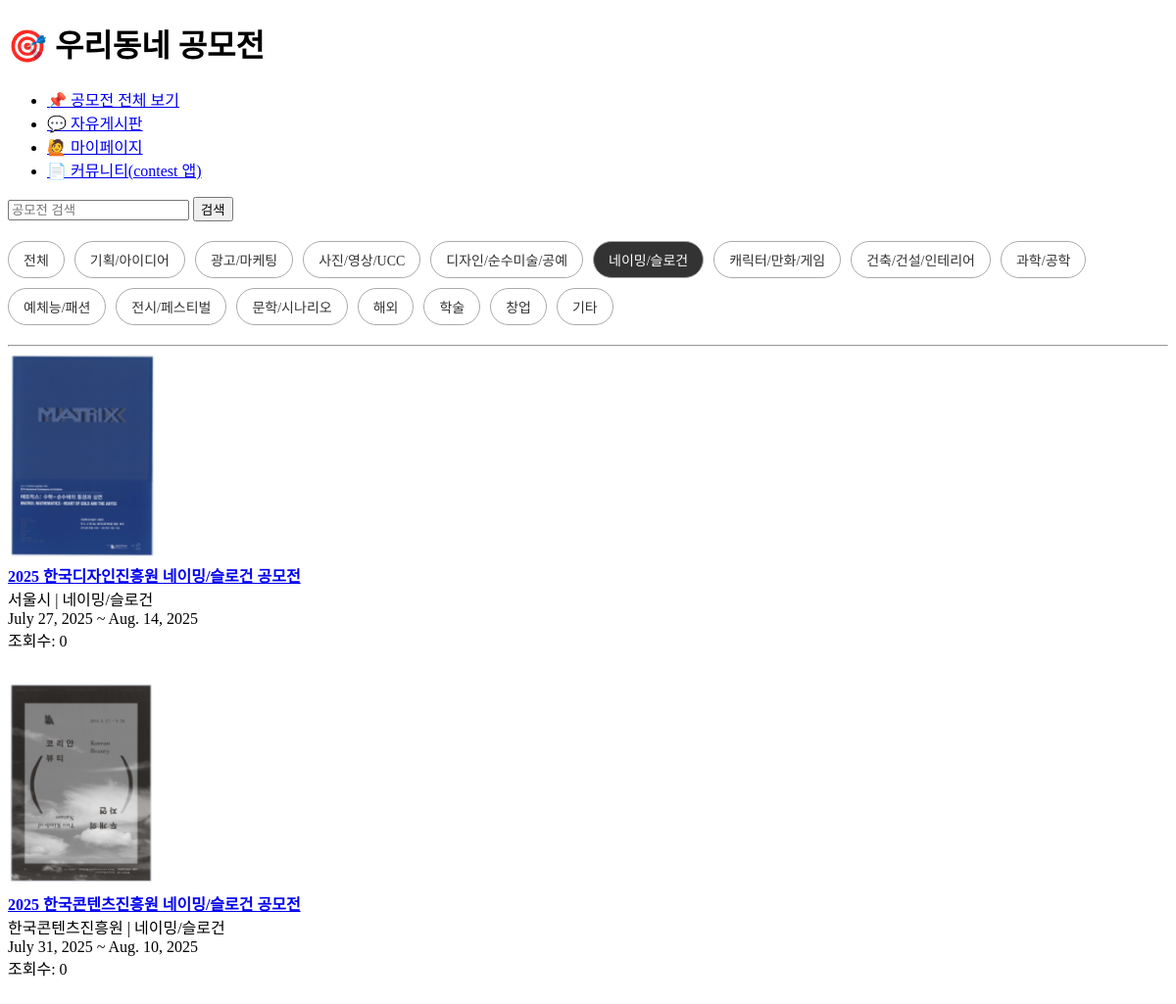
Screenshot of /?category=네이밍/슬로건 with the database file from the repository.
### poster/models.py (models this page shows, shortened)
class Poster(models.Model):
    title = models.CharField(max_length=200)  # 공모전 제목
    d_day = models.CharField(max_length=50)   # 디데이 표시
    image = models.ImageField(upload_to='poster_images/')  # 포스터 이미지
    organization = models.CharField(max_length=100)  # 주최
    company_type = models.CharField(max_length=100)  # 기업형태
    target = models.CharField(max_length=100)        # 참여대상
    prize = models.CharField(max_length=100)         # 시상규모
    start_date = models.DateField()                  # 시작일
    end_date = models.DateField()                    # 마감일
    website = models.URLField()                      # 홈페이지 링크
    benefits = models.TextField()                    # 활동혜택
    category = models.CharField(max_length=100)      # 공모분야
    extra = models.TextField(blank=True, null=True)  # 추가혜택
    description = models.TextField()                 # 상세내용
    category_id = models.IntegerField(null=True, blank=True)  #카테고리 id
    created_at = models.DateTimeField(auto_now_add=True)  # 생성일시
    views = models.IntegerField(default=0)   #조회수 저장

### poster/views.py (the view)
# urls.py: 2. Add a URL to urlpatterns:  path('', views.home, name='home')
def home(request):
    query = request.GET.get('q', '')
    selected_category = request.GET.get('category', '')
    posters = Poster.objects.all()
    if query:
        posters = posters.filter(
            Q(title__icontains=query) |
            Q(organization__icontains=query) |
            Q(description__icontains=query)
        )
    if selected_category:
        posters = posters.filter(category=selected_category)
    categories = Poster.objects.values_list('category', flat=True).distinct()
    return render(request, 'home/main.html', {
        'posters': posters.order_by('-id'),
        'query': query,
        'selected_category': selected_category,
        'categories': categories
    })

### home/templates/home/main.html (shortened to what this page needs)
<!DOCTYPE html>
<html lang="ko">
<head>
</head>
<body>
  <h1>🎯 우리동네 공모전</h1>
  <ul>
    <li><a href="/poster/">📌 공모전 전체 보기</a></li>
    <li><a href="/freeboard/">💬 자유게시판</a></li>
    <li><a href="/mypage/">🙋 마이페이지</a></li>
    <li><a href="/contest/">📄 커뮤니티(contest 앱)</a></li>
  </ul>
  <form method="get">
    <input type="text" name="q" placeholder="공모전 검색" value="{{ query }}">
    <button type="submit">검색</button>
  </form>
  <div class="category-buttons">
    <a href="/" class="{% if not selected_category %}active{% endif %}">전체</a>
    {% for c in categories %}
      <a href="/?category={{ c }}" class="{% if selected_category == c %}active{% endif %}">{{ c }}</a>
    {% endfor %}
  </div>
  <hr>
  {% for p in posters %}
    <div style="margin-bottom:30px;">
      <a href="{% url 'poster:poster_detail' p.pk %}">
        {% if p.image %}
          <img src="{{ p.image.url }}" width="150"><br>
        {% endif %}
        <strong>{{ p.title }}</strong>
      </a><br>
      {{ p.organization }} | {{ p.category }}<br>
      {{ p.start_date }} ~ {{ p.end_date }}<br>
      조회수: {{ p.views }}
    </div>
  {% empty %}
    <p>공모전이 없습니다.</p>
  {% endfor %}
</body>
</html>

### home/templates/home/main.html (style rules this page uses)
.category-buttons { margin: 20px 0; display: flex; flex-wrap: wrap; gap: 10px; }
.category-buttons a { padding: 8px 15px; border: 1px solid #aaa; border-radius: 20px; text-decoration: none; color: #333; font-size: 14px; }
.category-buttons a.active { background: #333; color: white; font-size: bold; }

### rows the page displays
Poster: image (picture), title "2025 한국디자인진흥원 네이밍/슬로건 공모전", organization "서울시", category "네이밍/슬로건", start_date "July 27, 2025", end_date "Aug. 14, 2025", views "0"
Poster: image (picture), title "2025 한국콘텐츠진흥원 네이밍/슬로건 공모전", organization "한국콘텐츠진흥원", category "네이밍/슬로건", start_date "July 31, 2025", end_date "Aug. 10, 2025", views "0"

### other values shown
{{ c }} "기획/아이디어" "광고/마케팅" "사진/영상/UCC" "디자인/순수미술/공예" "네이밍/슬로건" "캐릭터/만화/게임" "건축/건설/인테리어" "과학/공학" "예체능/패션" "전시/페스티벌" "문학/시나리오" "해외" "학술" "창업" "기타"
